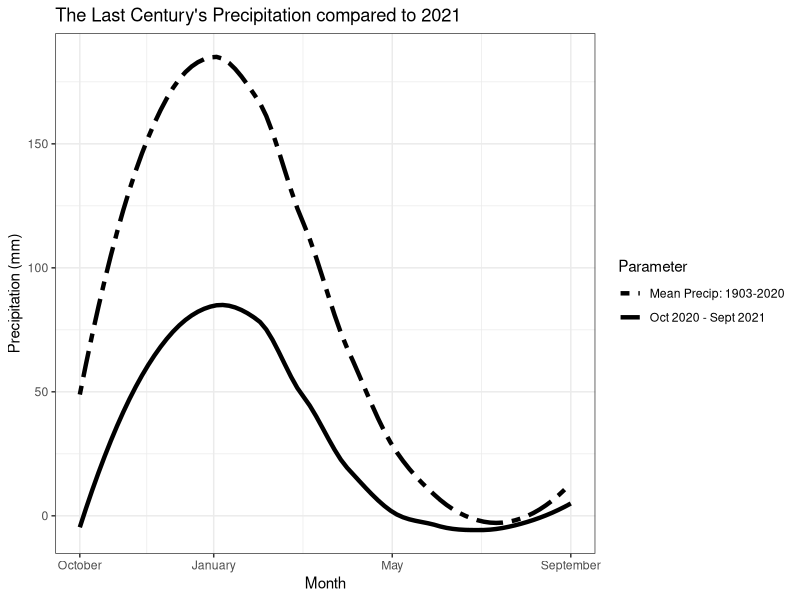
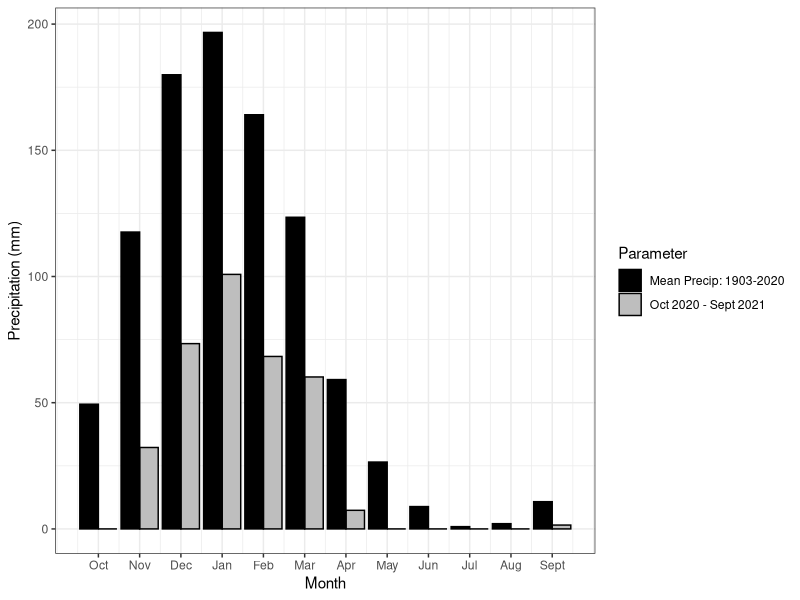

The R source for these figures, in order:
#Ukiah Longterm Precipitation Trends
#Comparison between historical averages (1900 - 2021) and 2021
#Goal, Tables showing longterm trend and a graph with 2021 overlaying historical averages


sessionInfo()
library(ggplot2)
library(xts)
library(tidyverse)
library(lubridate)
library(knitr)
#library(psych)

getwd()

#setwd("C:/Set/youdirectory/here")
prep<- read.csv (file ="UkiahWeatherData.csv",
               header = TRUE, 
               sep = ",")
names(prep)
#Get R to recognize date
class(prep$DATE)

#Convert factor or character string into date, and supply format using lubridate package
prep$DATE <- mdy(prep$DATE)
#prep$DATE <- ymd(prep$DATE)

glimpse(prep$DATE)

#Transform Date. Create DOY, date, Month, month_number,month_year, and year colums to use in analysis



prep <- mutate(prep, order_DOY = as.numeric(strftime(prep$DATE, format = "%j")))
prep <- mutate(prep, date = as.numeric(strftime(prep$DATE, format = "%d")))
prep <- mutate(prep, month = as.character(strftime(prep$DATE, format = "%B")))
prep <- mutate(prep, order_month_number = as.numeric(strftime(prep$DATE, format = "%m")))
prep <- mutate(prep, month_year = as.character(strftime(prep$DATE, format = "%m-%Y")))
prep <- mutate(prep, order_year = as.numeric(strftime(prep$DATE, format = "%Y")))

#SPECIAL NOTE - In California Water Budgets begin on October 1 and end on September 30.
#Transform months to match Water Budget Calendar

DOY <- ifelse(prep$order_DOY <= 273, prep$order_DOY + 92, prep$order_DOY - 273)
month_number <- ifelse(prep$order_month_number <= 9, prep$order_month_number + 3, prep$order_month_number - 9)
year <- ifelse(prep$order_month <= 9, prep$order_year + 1, prep$order_year - 0)

precip_mm <- (prep$PRCP * 25.4)

prep <- data.frame(prep, precip_mm)
prep <- data.frame(prep, DOY)
prep <- data.frame(prep, month_number)
prep <- data.frame(prep, year)




#Preliminary Transformations Complete, 
#Save for use later...

prepsave <- prep

#Sub-select date range

prep <- prep[prep$DATE >= "1899-10-01" & prep$DATE <= "2012-09-30", ]

prep <- as_tibble(prep)

#as_tibble(prep)

#Preserve changes made to prep, and create a new table for modifications

prep <- prep %>%
    
    group_by(month_number,order_year) %>%  #First group the data by Month
                    dplyr::summarise(N = n(), #specifies that dplyr package should be used, otherwise computer gets confused.
                     Precip = sum(precip_mm))%>%
                    
    
#Create a Table of descriptive stats showing the sum of precipitation by month for all years 1900-2021
  
    arrange(month_number) %>%
    as.data.frame(prep)
    glimpse(prep)

    kable(prep[,c(1,2,3,4)], digits=2, caption="Monthly Precipitation 1900 - 2020")
    
#Save output to directory
    
write.csv(prep, "prepSumPrecipMonthYear.csv")

#Use above table to create a monthly average of precip, October - September, for all years.

prep2 <- prep %>%
    
  group_by(month_number) %>%  #Group the data by Month
                    dplyr::summarise(N = n() , #specifies that dplyr package should be used, otherwise computer gets confused.
                    Precip_mm = mean(Precip),
                    #median = median(Precip_sum),
                    Max = max(Precip),
                    Min = min(Precip)) %>%
                    #sd   = sd(Precip_sum),
                    #se   = sd / sqrt(N),
                    #Range = quantile(Precip_sum),
                    #IQR = IQR(Precip_sum),
                    
#Create a Table
  
arrange(month_number) %>%
as.data.frame(prep2)
glimpse(prep2)

#Recode Months to Hydro Calendar to avoid confusion
Month <- c("Oct", "Nov", "Dec", "Jan", "Feb", "Mar", "Apr", "May", "Jun", "Jul", "Aug", "Sept")

prep2 <- data.frame(prep2, Month)


kable(prep2[,c(6,3)], digits=2, caption="Average Monthly Precipitation Since 1900")

write.csv(prep, "prepSumPrecipMonth.csv")

prep2 %>%
  
  dplyr::select(month_number, Precip_mm) %>%
  head


#write.csv(prep, "prepAveragePrecipByMonth.csv")

prep2021 <- as_tibble(prepsave)

prep2021 <- prep2021[prep2021$DATE >= "2020-10-01" & prep2021$DATE <= "2021-09-30", ]

prep2021 <- prep2021 %>%

  group_by(month_number,year) %>%  #Group the data by Month
  dplyr::summarise(N = n() , #specifies that dplyr package should be used, otherwise computer gets confused.
                   Precip = sum(precip_mm))%>%

arrange(month_number) %>%
  as.data.frame(prep2021)
glimpse(prep2021)

  combined_data <- left_join(prep2, prep2021, by = "month_number") %>%
    rename("Oct 2020 - Sept 2021" = "Precip",
           "Mean Precip: 1903-2020" = "Precip_mm") %>%
    
    pivot_longer(cols = c("Oct 2020 - Sept 2021", "Mean Precip: 1903-2020"),
                 names_to = "Parameter",
                 values_to = "Value")
  
  head(combined_data)
  combined_data <- as.data.frame(combined_data)
  str(combined_data)
  write.csv(combined_data, "PrecipCombined_cleaned.csv")
  
 

monthly = combined_data %>%
  group_by(Parameter, month_number) %>%
  summarise(mean = mean(Value)) %>%
  pivot_wider(names_from = Parameter, values_from = mean) %>%
  arrange(month_number)
as.data.frame(monthly)

monthly <- data.frame(monthly, Month)

kable(monthly[,c(4,2,3)], digits=1, caption="Means by month")

#Create a Continuous Line Graph with Ribbon

PrecipLine <- ggplot(data = combined_data, aes(month_number, Value)) +
  geom_smooth(size =1.5, colour = "black", span = 0.75, se = FALSE, aes(linetype = Parameter))+ #smoothed for presentation purposes
  scale_linetype_manual(values = c("twodash", "solid"))+
  scale_x_continuous(breaks=c(1,4,8,12), 
                labels=c("October","January","May","September"))+
                ggtitle("The Last Century's Precipitation compared to 2021")+             
                xlab("Month")+
                ylab("Precipitation (mm)")
  
PrecipLine + aes(group=rev(Parameter)) + theme_bw()



PrecipBar <-ggplot(combined_data,aes(x=month_number, y=Value, fill = Parameter))+
  geom_bar(position="dodge", stat="identity", colour="black")+
  #geom_errorbar(aes(ymin=mean-se, ymax=mean+se),
                #width=.2, position=position_dodge(0.9))+
  #geom_smooth(method = "loess", size =1.5, colour = "black", span = 0.75, se = FALSE, aes(linetype = Parameter))+
  scale_fill_manual(values=c("black","grey"))+
  scale_x_continuous(breaks=c(1,2,3,4,5,6,7,8,9,10,11,12), 
                  
                  labels=c("Oct", "Nov", "Dec", "Jan", "Feb", "Mar", "Apr", "May", "Jun", "Jul", "Aug", "Sept"))+
                   xlab("Month")+
                   ylab("Precipitation (mm)")
 
PrecipBar + theme_bw()


